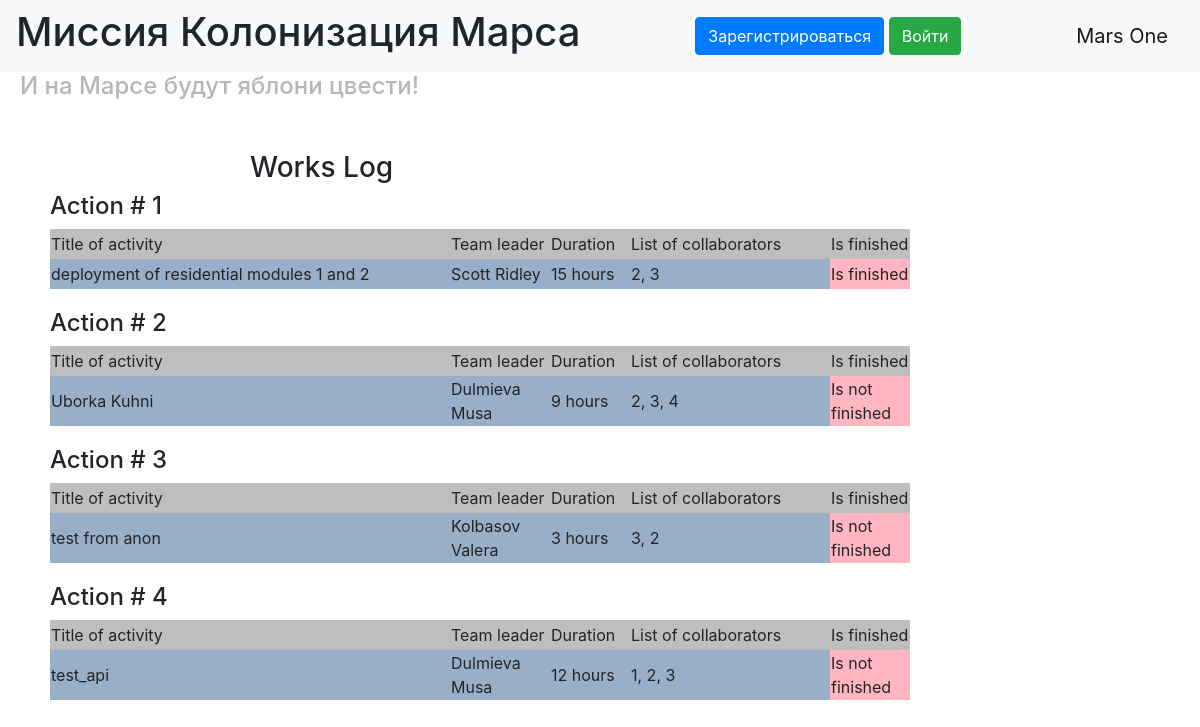
The page / on the database its author committed.
### data/jobs.py (models this page shows)
class Jobs(SqlAlchemyBase, SerializerMixin):
    __tablename__ = 'jobs'
    id = sqlalchemy.Column(sqlalchemy.Integer,
                           primary_key=True, autoincrement=True)
    team_leader = sqlalchemy.Column(sqlalchemy.Integer,
                                    sqlalchemy.ForeignKey("users.id"))
    job = sqlalchemy.Column(sqlalchemy.String, nullable=True)
    work_size = sqlalchemy.Column(sqlalchemy.Integer, nullable=True)
    collaborators = sqlalchemy.Column(sqlalchemy.String, nullable=True)
    start_date = sqlalchemy.Column(sqlalchemy.DateTime, default=datetime.datetime.now)
    end_date = sqlalchemy.Column(sqlalchemy.DateTime)
    is_finished = sqlalchemy.Column(sqlalchemy.Boolean, default=True)

### main_old.py (the view)
@app.route("/")
def index():
    jobs = []
    for job in db_sess.query(Jobs).all():
        user = db_sess.query(User).filter(User.id == job.team_leader).first()
        name = user.surname + ' ' + user.name
        jobs.append((job.job, name, f'{job.work_size} hours', job.collaborators,
                     'Is finished' if job.is_finished else 'Is not finished',
                     current_user.is_authenticated and (job.team_leader == current_user.id or current_user.id == 1),
                     job.id))
    return render_template("index.html", style=url_for('static', filename='css/style.css'), jobs=jobs)

### templates/index.html (shortened to what this page needs)
{% extends "base.html" %}
{% block content %}
<div class="main_content">
    <h3 class="works_log">Works Log</h3>
    {% for job in jobs %}
        <h4>Action # {{loop.index}}</h4>
        <table class="job_table">
            <tr class="cap">
                <td width="400px" height="20px">Title of activity</td>
                <td width="100px" height="20px">Team leader</td>
                <td width="80px" height="20px">Duration</td>
                <td width="200px" height="20px">List of collaborators</td>
                <td width="80px" height="30px">Is finished</td>
            </tr>
            <tr class="info">
                <td width="400px" height="20px">{{job[0]}}</td>
                <td width="100px" height="20px">{{job[1]}}</td>
                <td width="80px" height="20px">{{job[2]}}</td>
                <td width="200px" height="20px">{{job[3]}}</td>
                <td width="80px" height="30px" class="is_finished_info">{{job[4]}}</td>
            </tr>
        </table>
    {% endfor %}
</div>
{% endblock %}
{% block style_block %}
<link href={{style}} rel="stylesheet" type="text/css">
{% endblock %}

### static/css/style.css (style rules this page uses)
.works_log { margin-left: 200px; }
.main_content { margin-left: 50px; margin-top: 50px; }
.cap { background-color: #BEBEBE; }
.info { background-color: #98AFC7; }
.is_finished_info { background-color: #ffb6c1; }
.job_table { margin-bottom: 20px; }

### rows shown on the page
Jobs: job "deployment of residential modules 1 and 2", job "Scott Ridley", job "15 hours", collaborators "2, 3", job "Is finished"
Jobs: job "Uborka Kuhni", job "Dulmieva Musa", job "9 hours", collaborators "2, 3, 4", job "Is not finished"
Jobs: job "test from anon", job "Kolbasov Valera", job "3 hours", collaborators "3, 2", job "Is not finished"
Jobs: job "test_api", job "Dulmieva Musa", job "12 hours", collaborators "1, 2, 3", job "Is not finished"
